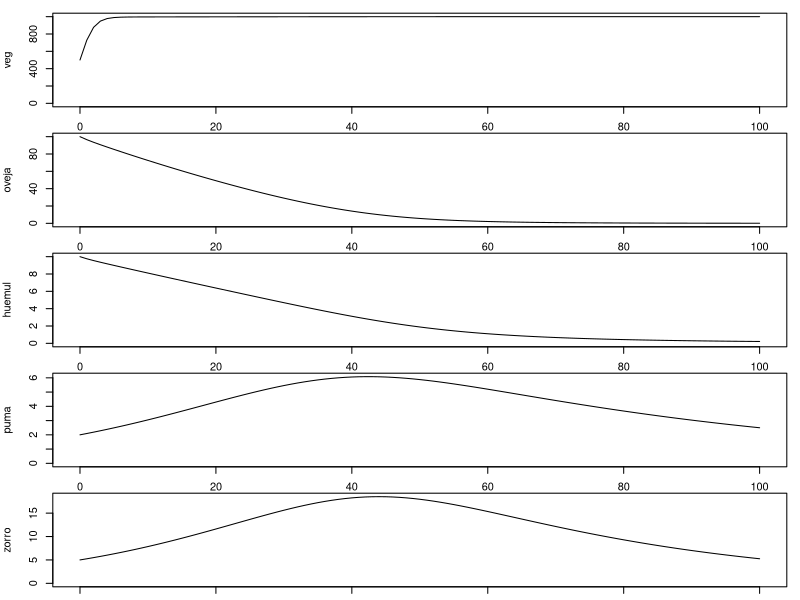
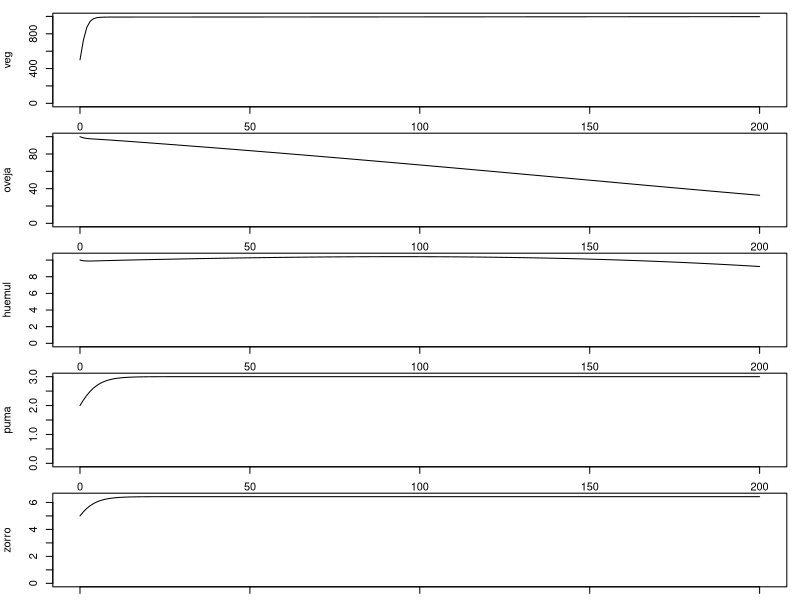
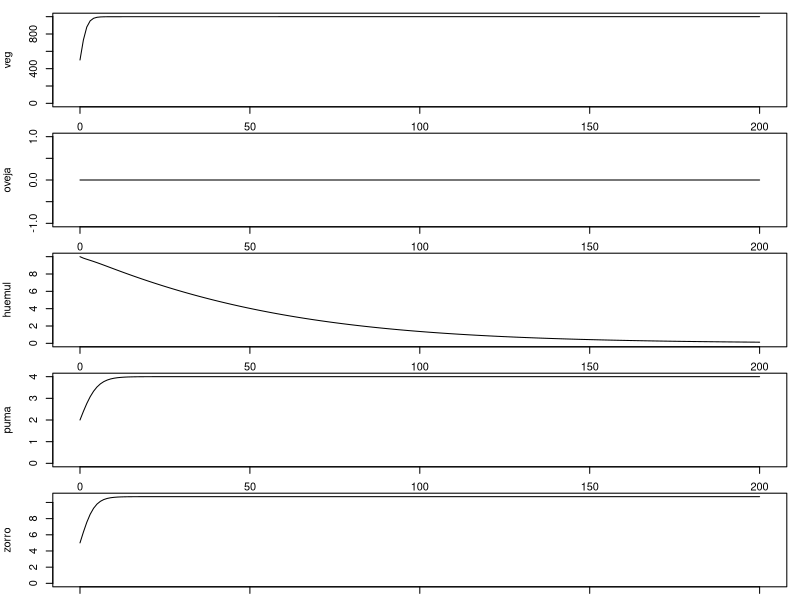

Recreate these plots in R, in order.


library(deSolve)

# este no, muy complejo e inestable

sistema_5 <- function(t, y, p){
  V <- y[1]  # pasto
  O <- y[2]  # oveja
  H <- y[3]  # huemul
  P <- y[4]  # puma
  Z <- y[5]  # zorro
  
  with(as.list(p), {
    
    dV.dt <- (r*(1 - (V/K))*V) - (aO*V*O)/(bO+V) - (aH*V*H)/(bH+V)
    
    dO.dt <- (aO*eO*V*O)/(bO+V) - dO*O - (APO*O*P)/(BP+O+H) - (AZO*O*Z)/(BZ+O+H)
    
    dH.dt <- (aH*eH*V*H)/(bH+V) - dH*H - (APH*H*P)/(BP+O+H) - (AZH*H*Z)/(BZ+O+H)
    
    dP.dt <- (EP*(APO*O + APH*H)*P)/(BP+O+H) - DP*P
    
    dZ.dt <- (EZ*(AZO*O + AZH*H)*Z)/(BZ+O+H) - DZ*Z
    return(list(c(dV.dt, dO.dt, dH.dt, dP.dt, dZ.dt)))
  })
}

ini <- c(V = 500, O = 100, H = 10, P = 2, Z = 5)

params <- c(
  r=1, K=1000,
  aO=0.07, bO=1000, eO=0.8, dO=0.05,
  aH=0.07, bH=1000, eH=0.7, dH=0.04,
  APO=0.20, APH=0.10, BP=50, EP=0.5, DP=0.02,
  AZO=0.10, AZH=0.05, BZ=25, EZ=1, DZ=0.03
)

times <- seq(0, 100, by=1)

out <- ode(y = ini, times = times, func = sistema_5, parms = params)
out <- as.data.frame(out)

#grafico en el tiempo
par(mfrow=c(5,1),mar=c(1,4,1,1))
plot(out[,"time"],out[,2],type="l",ylim=c(0,max(out[,2])),ylab="veg")
plot(out[,"time"],out[,3],type="l",ylim=c(0,max(out[,3])),ylab="oveja")
plot(out[,"time"],out[,4],type="l",ylim=c(0,max(out[,4])),ylab="huemul")
plot(out[,"time"],out[,5],type="l",ylim=c(0,max(out[,5])),ylab="puma")
plot(out[,"time"],out[,6],type="l",ylim=c(0,max(out[,6])),ylab="zorro")

# alternativa con puma y zorro poblaciones abiertas
# este!

sistema_5 <- function(t, y, p){
  V <- y[1]  # pasto
  O <- y[2]  # oveja
  H <- y[3]  # huemul
  P <- y[4]  # puma
  Z <- y[5]  # zorro
  
  with(as.list(p), {
    
    dV.dt <- (rV*(1 - (V/K))*V) - (aO*V*O)/(bO+V) - (aH*V*H)/(bH+V)
    
    dO.dt <- (aO*eO*V*O)/(bO+V) - dO*O - (APO*O*P)/(BP+O+H) - (AZO*O*Z)/(BZ+O+H)
    
    dH.dt <- (aH*eH*V*H)/(bH+V) - dH*H - (APH*H*P)/(BP+O+H) - (AZH*H*Z)/(BZ+O+H)
    
    dP.dt <- (rP*(1 - (P/KP))*P) - DP*P
    
    dZ.dt <- (rZ*(1 - (Z/KZ))*Z) - DZ*Z
    return(list(c(dV.dt, dO.dt, dH.dt, dP.dt, dZ.dt)))
  })
}

ini <- c(V = 500, O = 100, H = 10, P = 2, Z = 5)

params <- c(
  rV=1, K=1000,
  aO=0.14, bO=1000, eO=0.8, dO=0.05,
  aH=0.13, bH=1000, eH=0.7, dH=0.04,
  APO=0.20, APH=0.10, BP=50, rP=0.5,KP=5, DP=0.2,
  AZO=0.10, AZH=0.05, BZ=25, rZ=0.7,KZ=15, DZ=0.4
)

times <- seq(0, 200, by=1)

out <- ode(y = ini, times = times, func = sistema_5, parms = params)
out <- as.data.frame(out)

#grafico en el tiempo
par(mfrow=c(5,1),mar=c(1,4,1,1))
plot(out[,"time"],out[,2],type="l",ylim=c(0,max(out[,2])),ylab="veg")
plot(out[,"time"],out[,3],type="l",ylim=c(0,max(out[,3])),ylab="oveja")
plot(out[,"time"],out[,4],type="l",ylim=c(0,max(out[,4])),ylab="huemul")
plot(out[,"time"],out[,5],type="l",ylim=c(0,max(out[,5])),ylab="puma")
plot(out[,"time"],out[,6],type="l",ylim=c(0,max(out[,6])),ylab="zorro")


# al hacerse reserva:
# ovejas en 0
# mortalidad de puma y zorro reducida a la mitad DP 0.1 y DZ 0.2


iniR <- c(V = 500, O = 0, H = 10, P = 2, Z = 5)

paramsR <- c(
  rV=1, K=1000,
  aO=0.14, bO=1000, eO=0.8, dO=0.05,
  aH=0.13, bH=1000, eH=0.7, dH=0.04,
  APO=0.20, APH=0.10, BP=50, rP=0.5,KP=5, DP=0.1,
  AZO=0.10, AZH=0.05, BZ=25, rZ=0.7,KZ=15, DZ=0.2
)

times <- seq(0, 200, by=1)

outR <- ode(y = iniR, times = times, func = sistema_5, parms = paramsR)
outR <- as.data.frame(outR)

#grafico en el tiempo
par(mfrow=c(5,1),mar=c(1,4,1,1))
plot(outR[,"time"],outR[,2],type="l",ylim=c(0,max(outR[,2])),ylab="veg")
plot(outR[,"time"],outR[,3],type="l",ylim=c(0,max(outR[,3])),ylab="oveja")
plot(outR[,"time"],outR[,4],type="l",ylim=c(0,max(outR[,4])),ylab="huemul")
plot(outR[,"time"],outR[,5],type="l",ylim=c(0,max(outR[,5])),ylab="puma")
plot(outR[,"time"],outR[,6],type="l",ylim=c(0,max(outR[,6])),ylab="zorro")
